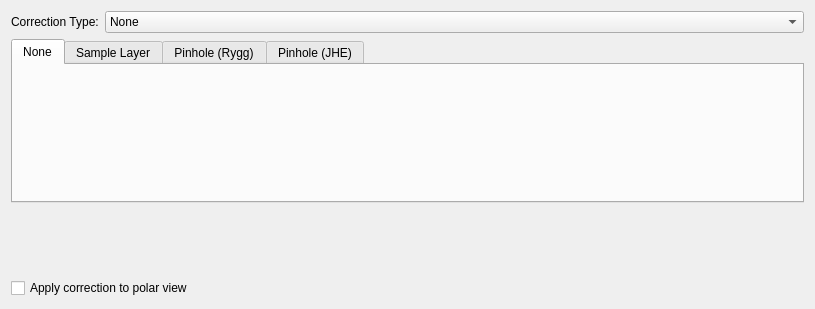
<?xml version="1.0" encoding="UTF-8"?>
<ui version="4.0">
 <class>pinhole_correction_editor</class>
 <widget class="QWidget" name="pinhole_correction_editor">
  <property name="geometry">
   <rect>
    <x>0</x>
    <y>0</y>
    <width>815</width>
    <height>309</height>
   </rect>
  </property>
  <property name="sizePolicy">
   <sizepolicy hsizetype="Preferred" vsizetype="Fixed">
    <horstretch>0</horstretch>
    <verstretch>0</verstretch>
   </sizepolicy>
  </property>
  <property name="windowTitle">
   <string>Pinhole Correction Editor</string>
  </property>
  <property name="styleSheet">
   <string notr="true">QDoubleSpinBox:disabled {background-color: LightGray;}
</string>
  </property>
  <layout class="QGridLayout" name="gridLayout">
   <item row="3" column="0" colspan="2">
    <spacer name="verticalSpacer">
     <property name="orientation">
      <enum>Qt::Vertical</enum>
     </property>
     <property name="sizeHint" stdset="0">
      <size>
       <width>20</width>
       <height>0</height>
      </size>
     </property>
    </spacer>
   </item>
   <item row="2" column="0" colspan="2">
    <widget class="HiddenBarTabWidget" name="tab_widget">
     <property name="sizePolicy">
      <sizepolicy hsizetype="Expanding" vsizetype="Fixed">
       <horstretch>0</horstretch>
       <verstretch>0</verstretch>
      </sizepolicy>
     </property>
     <property name="currentIndex">
      <number>0</number>
     </property>
     <widget class="QWidget" name="none_tab">
      <attribute name="title">
       <string>None</string>
      </attribute>
     </widget>
     <widget class="QWidget" name="sample_layer_tab">
      <attribute name="title">
       <string>Sample Layer</string>
      </attribute>
      <layout class="QGridLayout" name="gridLayout_4">
       <item row="2" column="2">
        <widget class="QLabel" name="label">
         <property name="text">
          <string>Pinhole Radius</string>
         </property>
        </widget>
       </item>
       <item row="1" column="0">
        <widget class="ScientificDoubleSpinBox" name="sample_layer_standoff">
         <property name="minimumSize">
          <size>
           <width>0</width>
           <height>30</height>
          </size>
         </property>
         <property name="keyboardTracking">
          <bool>false</bool>
         </property>
         <property name="suffix">
          <string> μm</string>
         </property>
         <property name="decimals">
          <number>8</number>
         </property>
         <property name="minimum">
          <double>0.100000000000000</double>
         </property>
         <property name="maximum">
          <double>10000000.000000000000000</double>
         </property>
         <property name="singleStep">
          <double>0.010000000000000</double>
         </property>
         <property name="value">
          <double>150.000000000000000</double>
         </property>
        </widget>
       </item>
       <item row="1" column="2">
        <widget class="ScientificDoubleSpinBox" name="sample_pinhole_thickness">
         <property name="minimumSize">
          <size>
           <width>0</width>
           <height>30</height>
          </size>
         </property>
         <property name="keyboardTracking">
          <bool>false</bool>
         </property>
         <property name="suffix">
          <string> μm</string>
         </property>
         <property name="decimals">
          <number>8</number>
         </property>
         <property name="minimum">
          <double>0.100000000000000</double>
         </property>
         <property name="maximum">
          <double>10000000.000000000000000</double>
         </property>
         <property name="singleStep">
          <double>0.010000000000000</double>
         </property>
         <property name="value">
          <double>100.000000000000000</double>
         </property>
        </widget>
       </item>
       <item row="1" column="1">
        <widget class="ScientificDoubleSpinBox" name="sample_layer_thickness">
         <property name="minimumSize">
          <size>
           <width>0</width>
           <height>30</height>
          </size>
         </property>
         <property name="keyboardTracking">
          <bool>false</bool>
         </property>
         <property name="suffix">
          <string> μm</string>
         </property>
         <property name="decimals">
          <number>8</number>
         </property>
         <property name="minimum">
          <double>0.100000000000000</double>
         </property>
         <property name="maximum">
          <double>10000000.000000000000000</double>
         </property>
         <property name="singleStep">
          <double>0.010000000000000</double>
         </property>
         <property name="value">
          <double>5.000000000000000</double>
         </property>
        </widget>
       </item>
       <item row="0" column="0">
        <widget class="QLabel" name="sample_layer_standoff_label">
         <property name="text">
          <string>Layer Standoff</string>
         </property>
        </widget>
       </item>
       <item row="0" column="1">
        <widget class="QLabel" name="sample_layer_thickness_label">
         <property name="text">
          <string>Layer Thickness</string>
         </property>
        </widget>
       </item>
       <item row="0" column="2">
        <widget class="QLabel" name="sample_pinhole_thickness_label">
         <property name="text">
          <string>Pinhole Thickness</string>
         </property>
        </widget>
       </item>
       <item row="3" column="2">
        <widget class="ScientificDoubleSpinBox" name="sample_pinhole_radius">
         <property name="minimumSize">
          <size>
           <width>0</width>
           <height>30</height>
          </size>
         </property>
         <property name="keyboardTracking">
          <bool>false</bool>
         </property>
         <property name="suffix">
          <string> μm</string>
         </property>
         <property name="decimals">
          <number>8</number>
         </property>
         <property name="maximum">
          <double>100000000.000000000000000</double>
         </property>
         <property name="singleStep">
          <double>0.010000000000000</double>
         </property>
         <property name="value">
          <double>200.000000000000000</double>
         </property>
        </widget>
       </item>
       <item row="4" column="0" colspan="3">
        <spacer name="verticalSpacer_3">
         <property name="orientation">
          <enum>Qt::Vertical</enum>
         </property>
         <property name="sizeHint" stdset="0">
          <size>
           <width>20</width>
           <height>1</height>
          </size>
         </property>
        </spacer>
       </item>
      </layout>
     </widget>
     <widget class="QWidget" name="rygg_tab">
      <attribute name="title">
       <string>Pinhole (Rygg)</string>
      </attribute>
      <layout class="QGridLayout" name="gridLayout_5">
       <item row="0" column="0">
        <widget class="QLabel" name="rygg_radius_label">
         <property name="text">
          <string>Pinhole Radius</string>
         </property>
        </widget>
       </item>
       <item row="2" column="2">
        <widget class="ScientificDoubleSpinBox" name="rygg_absorption_length_value">
         <property name="enabled">
          <bool>false</bool>
         </property>
         <property name="toolTip">
          <string>&lt;html&gt;&lt;head/&gt;&lt;body&gt;&lt;p&gt;The Rygg pinhole correction requires the pinhole's absorption length. Select it from one of several methods:&lt;/p&gt;&lt;p&gt;&lt;br/&gt;&lt;/p&gt;&lt;p&gt;1. &amp;quot;Enter Manually&amp;quot; - type in the absorption length manually&lt;/p&gt;&lt;p&gt;2. Select a default pinhole material. These are after the first separator in the combo box. The beam energy in the current instrument settings will be used to compute an absorption length, and it will be displayed in the disabled spinbox on the right.&lt;/p&gt;&lt;p&gt;3. Select a material from your materials list. These are after the second separator in the combo box. The absorption length will be displayed in the disabled spinbox on the right. If you add materials via the materials panel in the application, they will show up here.&lt;/p&gt;&lt;/body&gt;&lt;/html&gt;</string>
         </property>
         <property name="suffix">
          <string> μm</string>
         </property>
         <property name="decimals">
          <number>8</number>
         </property>
         <property name="minimum">
          <double>0.000001000000000</double>
         </property>
         <property name="maximum">
          <double>100000000.000000000000000</double>
         </property>
         <property name="value">
          <double>100.000000000000000</double>
         </property>
        </widget>
       </item>
       <item row="5" column="1">
        <spacer name="verticalSpacer_4">
         <property name="orientation">
          <enum>Qt::Vertical</enum>
         </property>
         <property name="sizeHint" stdset="0">
          <size>
           <width>20</width>
           <height>10</height>
          </size>
         </property>
        </spacer>
       </item>
       <item row="2" column="1">
        <widget class="QComboBox" name="rygg_absorption_length_selector">
         <property name="toolTip">
          <string>&lt;html&gt;&lt;head/&gt;&lt;body&gt;&lt;p&gt;The Rygg pinhole correction requires the pinhole's absorption length. Select it from one of several methods:&lt;/p&gt;&lt;p&gt;&lt;br/&gt;&lt;/p&gt;&lt;p&gt;1. &amp;quot;Enter Manually&amp;quot; - type in the absorption length manually&lt;/p&gt;&lt;p&gt;2. Select a default pinhole material. These are after the first separator in the combo box. The beam energy in the current instrument settings will be used to compute an absorption length, and it will be displayed in the disabled spinbox on the right.&lt;/p&gt;&lt;p&gt;3. Select a material from your materials list. These are after the second separator in the combo box. The absorption length will be displayed in the disabled spinbox on the right. If you add materials via the materials panel in the application, they will show up here.&lt;/p&gt;&lt;/body&gt;&lt;/html&gt;</string>
         </property>
        </widget>
       </item>
       <item row="0" column="1">
        <widget class="QLabel" name="rygg_thickness_label">
         <property name="text">
          <string>Pinhole Thickness</string>
         </property>
        </widget>
       </item>
       <item row="0" column="2">
        <widget class="QLabel" name="rygg_num_phi_elements_label">
         <property name="toolTip">
          <string>&lt;html&gt;&lt;head/&gt;&lt;body&gt;&lt;p&gt;The number of φ elements to use for integration.&lt;/p&gt;&lt;p&gt;Larger is more accurate, but also takes longer to compute.&lt;/p&gt;&lt;/body&gt;&lt;/html&gt;</string>
         </property>
         <property name="text">
          <string>&lt;html&gt;&lt;head/&gt;&lt;body&gt;&lt;p&gt;Number of φ Elements&lt;/p&gt;&lt;/body&gt;&lt;/html&gt;</string>
         </property>
        </widget>
       </item>
       <item row="1" column="1">
        <widget class="ScientificDoubleSpinBox" name="rygg_thickness">
         <property name="minimumSize">
          <size>
           <width>0</width>
           <height>30</height>
          </size>
         </property>
         <property name="keyboardTracking">
          <bool>false</bool>
         </property>
         <property name="suffix">
          <string> μm</string>
         </property>
         <property name="decimals">
          <number>8</number>
         </property>
         <property name="maximum">
          <double>100000000.000000000000000</double>
         </property>
         <property name="singleStep">
          <double>0.010000000000000</double>
         </property>
         <property name="value">
          <double>100.000000000000000</double>
         </property>
        </widget>
       </item>
       <item row="3" column="0" colspan="3">
        <widget class="QPushButton" name="rygg_apply_panel_buffers">
         <property name="toolTip">
          <string>&lt;html&gt;&lt;head/&gt;&lt;body&gt;&lt;p&gt;Apply panel buffers computed via the pinhole dimensions. These will be merged with any other panel buffers already present on the detectors.&lt;/p&gt;&lt;/body&gt;&lt;/html&gt;</string>
         </property>
         <property name="text">
          <string>Apply Panel Buffers from Pinhole Dimensions</string>
         </property>
        </widget>
       </item>
       <item row="1" column="2">
        <widget class="QSpinBox" name="rygg_num_phi_elements">
         <property name="minimumSize">
          <size>
           <width>0</width>
           <height>30</height>
          </size>
         </property>
         <property name="toolTip">
          <string>&lt;html&gt;&lt;head/&gt;&lt;body&gt;&lt;p&gt;The number of φ elements to use for integration.&lt;/p&gt;&lt;p&gt;Larger is more accurate, but also takes longer to compute.&lt;/p&gt;&lt;/body&gt;&lt;/html&gt;</string>
         </property>
         <property name="keyboardTracking">
          <bool>false</bool>
         </property>
         <property name="minimum">
          <number>1</number>
         </property>
         <property name="maximum">
          <number>10000</number>
         </property>
         <property name="value">
          <number>60</number>
         </property>
        </widget>
       </item>
       <item row="2" column="0">
        <widget class="QLabel" name="rygg_absorption_length_label">
         <property name="toolTip">
          <string>&lt;html&gt;&lt;head/&gt;&lt;body&gt;&lt;p&gt;The Rygg pinhole correction requires the pinhole's absorption length. Select it from one of several methods:&lt;/p&gt;&lt;p&gt;&lt;br/&gt;&lt;/p&gt;&lt;p&gt;1. &amp;quot;Enter Manually&amp;quot; - type in the absorption length manually&lt;/p&gt;&lt;p&gt;2. Select a default pinhole material. These are after the first separator in the combo box. The beam energy in the current instrument settings will be used to compute an absorption length, and it will be displayed in the disabled spinbox on the right.&lt;/p&gt;&lt;p&gt;3. Select a material from your materials list. These are after the second separator in the combo box. The absorption length will be displayed in the disabled spinbox on the right. If you add materials via the materials panel in the application, they will show up here.&lt;/p&gt;&lt;/body&gt;&lt;/html&gt;</string>
         </property>
         <property name="text">
          <string>Absorption Length:</string>
         </property>
        </widget>
       </item>
       <item row="1" column="0">
        <widget class="ScientificDoubleSpinBox" name="rygg_radius">
         <property name="minimumSize">
          <size>
           <width>0</width>
           <height>30</height>
          </size>
         </property>
         <property name="keyboardTracking">
          <bool>false</bool>
         </property>
         <property name="suffix">
          <string> μm</string>
         </property>
         <property name="decimals">
          <number>8</number>
         </property>
         <property name="maximum">
          <double>100000000.000000000000000</double>
         </property>
         <property name="singleStep">
          <double>0.010000000000000</double>
         </property>
         <property name="value">
          <double>200.000000000000000</double>
         </property>
        </widget>
       </item>
      </layout>
     </widget>
     <widget class="QWidget" name="jhe_tab">
      <attribute name="title">
       <string>Pinhole (JHE)</string>
      </attribute>
      <layout class="QGridLayout" name="gridLayout_7">
       <item row="2" column="0" colspan="2">
        <widget class="QPushButton" name="jhe_apply_panel_buffers">
         <property name="toolTip">
          <string>&lt;html&gt;&lt;head/&gt;&lt;body&gt;&lt;p&gt;Apply panel buffers computed via the pinhole dimensions. These will be merged with any other panel buffers already present on the detectors.&lt;/p&gt;&lt;/body&gt;&lt;/html&gt;</string>
         </property>
         <property name="text">
          <string>Apply Panel Buffers from Pinhole Dimensions</string>
         </property>
        </widget>
       </item>
       <item row="0" column="0">
        <widget class="QLabel" name="jhe_radius_label">
         <property name="text">
          <string>Pinhole Radius</string>
         </property>
        </widget>
       </item>
       <item row="1" column="0">
        <widget class="ScientificDoubleSpinBox" name="jhe_radius">
         <property name="minimumSize">
          <size>
           <width>0</width>
           <height>30</height>
          </size>
         </property>
         <property name="keyboardTracking">
          <bool>false</bool>
         </property>
         <property name="suffix">
          <string> μm</string>
         </property>
         <property name="decimals">
          <number>8</number>
         </property>
         <property name="maximum">
          <double>100000000.000000000000000</double>
         </property>
         <property name="singleStep">
          <double>0.010000000000000</double>
         </property>
         <property name="value">
          <double>200.000000000000000</double>
         </property>
        </widget>
       </item>
       <item row="0" column="1">
        <widget class="QLabel" name="jhe_thickness_label">
         <property name="text">
          <string>Pinhole Thickness</string>
         </property>
        </widget>
       </item>
       <item row="1" column="1">
        <widget class="ScientificDoubleSpinBox" name="jhe_thickness">
         <property name="minimumSize">
          <size>
           <width>0</width>
           <height>30</height>
          </size>
         </property>
         <property name="keyboardTracking">
          <bool>false</bool>
         </property>
         <property name="suffix">
          <string> μm</string>
         </property>
         <property name="decimals">
          <number>8</number>
         </property>
         <property name="maximum">
          <double>100000000.000000000000000</double>
         </property>
         <property name="singleStep">
          <double>0.010000000000000</double>
         </property>
         <property name="value">
          <double>100.000000000000000</double>
         </property>
        </widget>
       </item>
       <item row="3" column="0" colspan="2">
        <spacer name="verticalSpacer_5">
         <property name="orientation">
          <enum>Qt::Vertical</enum>
         </property>
         <property name="sizeHint" stdset="0">
          <size>
           <width>20</width>
           <height>10</height>
          </size>
         </property>
        </spacer>
       </item>
      </layout>
     </widget>
    </widget>
   </item>
   <item row="0" column="1">
    <widget class="QComboBox" name="correction_type">
     <item>
      <property name="text">
       <string>None</string>
      </property>
     </item>
     <item>
      <property name="text">
       <string>Sample Layer</string>
      </property>
     </item>
     <item>
      <property name="text">
       <string>Pinhole (Rygg)</string>
      </property>
     </item>
     <item>
      <property name="text">
       <string>Pinhole (JHE)</string>
      </property>
     </item>
    </widget>
   </item>
   <item row="0" column="0">
    <widget class="QLabel" name="correction_type_label">
     <property name="sizePolicy">
      <sizepolicy hsizetype="Fixed" vsizetype="Preferred">
       <horstretch>0</horstretch>
       <verstretch>0</verstretch>
      </sizepolicy>
     </property>
     <property name="text">
      <string>Correction Type:</string>
     </property>
    </widget>
   </item>
   <item row="4" column="0" colspan="2">
    <widget class="QCheckBox" name="apply_to_polar_view">
     <property name="toolTip">
      <string>Apply the provided correction settings to the polar view.

This will override any overlays that are currently being used for polar distortion.</string>
     </property>
     <property name="text">
      <string>Apply correction to polar view</string>
     </property>
    </widget>
   </item>
  </layout>
 </widget>
 <customwidgets>
  <customwidget>
   <class>ScientificDoubleSpinBox</class>
   <extends>QDoubleSpinBox</extends>
   <header>scientificspinbox.py</header>
  </customwidget>
  <customwidget>
   <class>HiddenBarTabWidget</class>
   <extends>QTabWidget</extends>
   <header>hidden_bar_tab_widget</header>
   <container>1</container>
  </customwidget>
 </customwidgets>
 <tabstops>
  <tabstop>correction_type</tabstop>
  <tabstop>tab_widget</tabstop>
  <tabstop>sample_layer_standoff</tabstop>
  <tabstop>sample_layer_thickness</tabstop>
  <tabstop>sample_pinhole_thickness</tabstop>
  <tabstop>sample_pinhole_radius</tabstop>
  <tabstop>rygg_radius</tabstop>
  <tabstop>rygg_thickness</tabstop>
  <tabstop>rygg_num_phi_elements</tabstop>
  <tabstop>rygg_absorption_length_selector</tabstop>
  <tabstop>rygg_absorption_length_value</tabstop>
  <tabstop>rygg_apply_panel_buffers</tabstop>
  <tabstop>jhe_radius</tabstop>
  <tabstop>jhe_thickness</tabstop>
  <tabstop>jhe_apply_panel_buffers</tabstop>
  <tabstop>apply_to_polar_view</tabstop>
 </tabstops>
 <resources/>
 <connections>
  <connection>
   <sender>correction_type</sender>
   <signal>currentIndexChanged(int)</signal>
   <receiver>tab_widget</receiver>
   <slot>setCurrentIndex(int)</slot>
   <hints>
    <hint type="sourcelabel">
     <x>476</x>
     <y>192</y>
    </hint>
    <hint type="destinationlabel">
     <x>405</x>
     <y>276</y>
    </hint>
   </hints>
  </connection>
 </connections>
</ui>
